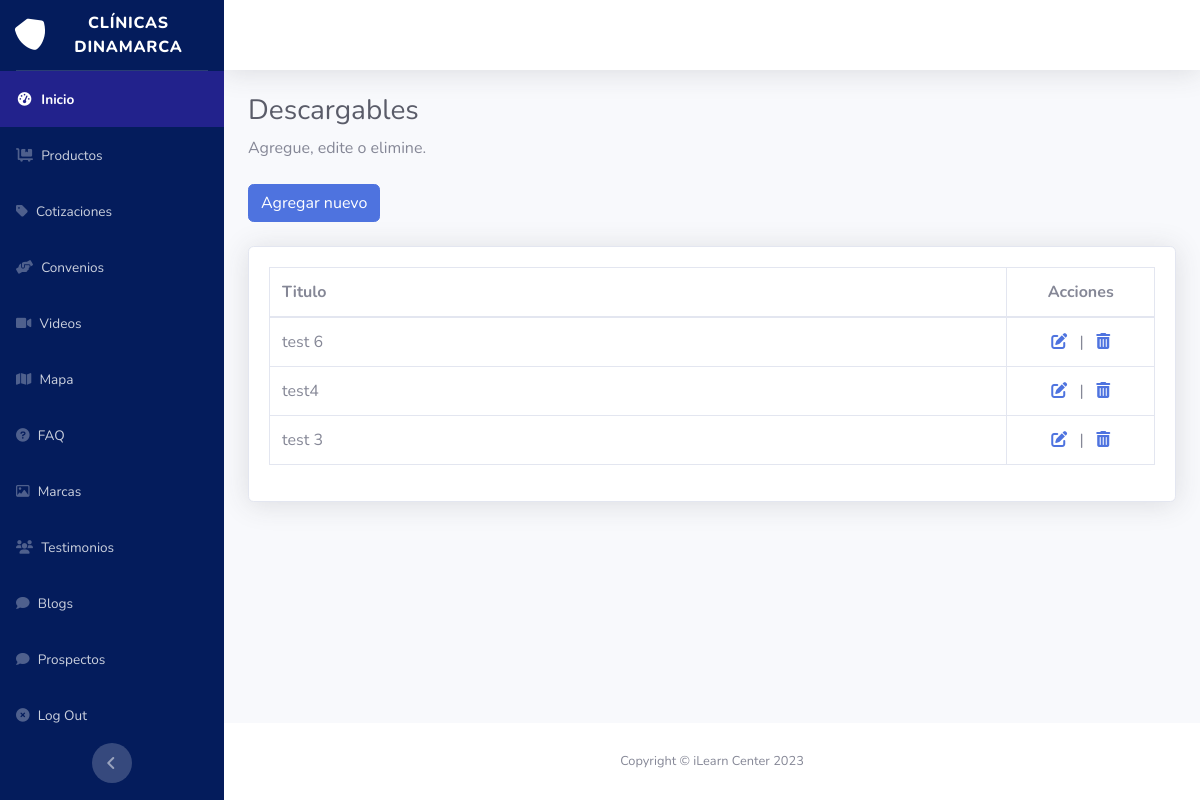
/admin/descargables.php (signed in), run on the app's committed database.
### tables this page shows
CREATE TABLE `descargables` (
  `id` int(11) NOT NULL,
  `titulo` varchar(150) NOT NULL,
  `descripcion` text NOT NULL,
  `archivo` varchar(200) DEFAULT NULL,
  `fecha` varchar(50) NOT NULL,
  `imagen` varchar(200) NOT NULL DEFAULT ''
);

### admin/descargables.php (the view, shortened to what this page needs)
<?php include("open.php");?>
                    <h1 class="h3 mb-2 text-gray-800">Descargables</h1>
                    <p class="mb-4">Agregue, edite o elimine.</p>
                    <a class="btn btn-primary mb-4" href="descargables-add.php">Agregar nuevo</a>
                    <div class="card shadow mb-4">
                        <div class="card-body">
                            <div class="table-responsive">
                                <table class="table table-bordered" id="dataTable" width="100%" cellspacing="10">
                                    <thead>
                                        <tr>
                                            <th class="col-10">Titulo</th>
                                            <th class="col-2 text-center">Acciones</th>
                                        </tr>
                                    </thead>
                                    <tbody>
                                        <?php
                                        include("conn.php");
                                        $sql = "select * from descargables order by id DESC";
                                        $query = $mysqli->query($sql);
                                        while($row = $query->fetch_assoc()){
                                        ?>
                                        <tr>
                                            <td><?php echo $row['titulo']?></td>
                                        <td class="text-center">
                                            <a href="descargables-edit.php?id=<?php echo $row['id']?>"><i class="fas fa-edit"></i></a> &nbsp;&nbsp;|&nbsp;&nbsp;
                                            <a href="descargables-actions.php?del=true&id=<?php echo $row['id']?>" onclick="return confirm('Desea continuar? Se eliminará el registro permanetemente')"><i class="fas fa-trash-alt"></i></a>
                                        </td>
                                        </tr>
                                        <?php
                                        }
                                        $mysqli->close();?>
                                    </tbody>
                                </table>
                            </div>
                        </div>
                    </div>
                <?php include("footer.php");?>

### data on the page
descargables: titulo "test 6"
descargables: titulo "test4"
descargables: titulo "test 3"
